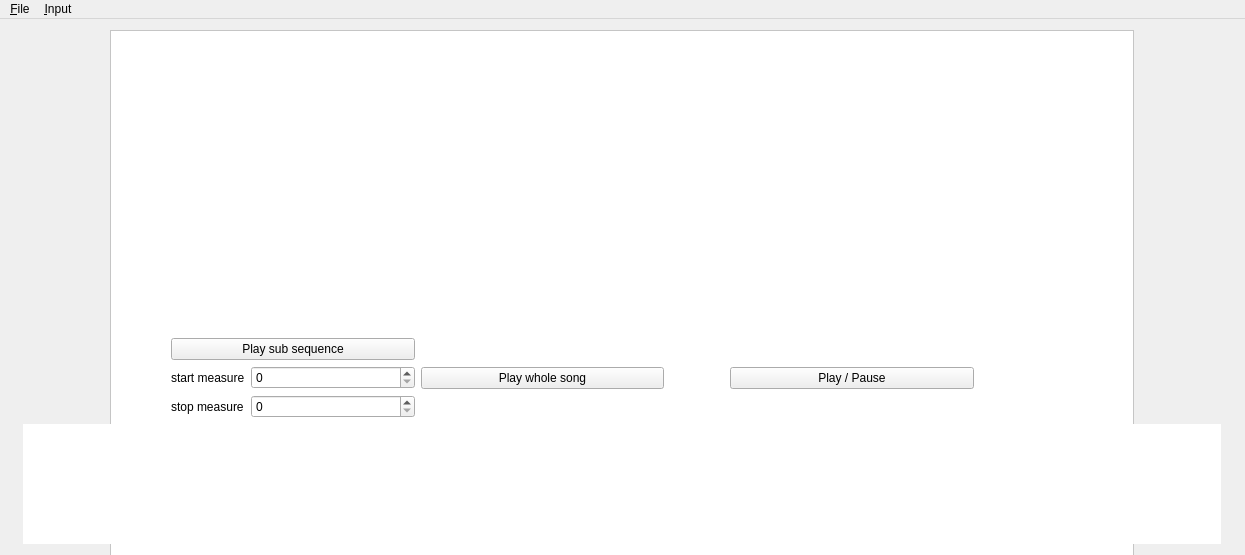
<?xml version="1.0" encoding="UTF-8"?>
<ui version="4.0">
 <class>MainWindow</class>
 <widget class="QMainWindow" name="MainWindow">
  <property name="geometry">
   <rect>
    <x>0</x>
    <y>0</y>
    <width>1245</width>
    <height>555</height>
   </rect>
  </property>
  <property name="sizePolicy">
   <sizepolicy hsizetype="Preferred" vsizetype="Preferred">
    <horstretch>0</horstretch>
    <verstretch>0</verstretch>
   </sizepolicy>
  </property>
  <property name="minimumSize">
   <size>
    <width>1245</width>
    <height>180</height>
   </size>
  </property>
  <property name="acceptDrops">
   <bool>false</bool>
  </property>
  <property name="windowTitle">
   <string>Lilyplayer</string>
  </property>
  <property name="styleSheet">
   <string/>
  </property>
  <widget class="QWidget" name="centralWidget">
   <property name="autoFillBackground">
    <bool>true</bool>
   </property>
   <layout class="QVBoxLayout" name="verticalLayout">
    <item alignment="Qt::AlignHCenter|Qt::AlignBottom">
     <widget class="QGraphicsView" name="music_sheet">
      <property name="enabled">
       <bool>true</bool>
      </property>
      <property name="minimumSize">
       <size>
        <width>1024</width>
        <height>600</height>
       </size>
      </property>
      <property name="cursor" stdset="0">
       <cursorShape>ArrowCursor</cursorShape>
      </property>
      <property name="autoFillBackground">
       <bool>false</bool>
      </property>
      <property name="styleSheet">
       <string notr="true">background-color: rgb(255, 255, 255);</string>
      </property>
      <property name="sizeAdjustPolicy">
       <enum>QAbstractScrollArea::AdjustToContents</enum>
      </property>
     </widget>
    </item>
    <item>
     <layout class="QHBoxLayout" name="horizontalLayout">
      <item>
       <spacer name="horizontalSpacer_3">
        <property name="orientation">
         <enum>Qt::Horizontal</enum>
        </property>
        <property name="sizeType">
         <enum>QSizePolicy::Maximum</enum>
        </property>
        <property name="sizeHint" stdset="0">
         <size>
          <width>160</width>
          <height>20</height>
         </size>
        </property>
       </spacer>
      </item>
      <item>
       <layout class="QVBoxLayout" name="verticalLayout_2">
        <item>
         <widget class="QPushButton" name="Playsubsequence">
          <property name="text">
           <string>Play sub sequence</string>
          </property>
         </widget>
        </item>
        <item>
         <layout class="QFormLayout" name="formLayout">
          <item row="0" column="0">
           <widget class="QLabel" name="startMeasureLabel">
            <property name="text">
             <string>start measure</string>
            </property>
           </widget>
          </item>
          <item row="0" column="1">
           <widget class="QSpinBox" name="start_measure"/>
          </item>
          <item row="1" column="0">
           <widget class="QLabel" name="stopMeasureLabel">
            <property name="text">
             <string>stop measure</string>
            </property>
           </widget>
          </item>
          <item row="1" column="1">
           <widget class="QSpinBox" name="stop_measure"/>
          </item>
         </layout>
        </item>
       </layout>
      </item>
      <item>
       <widget class="QPushButton" name="replay">
        <property name="text">
         <string>Play whole song</string>
        </property>
       </widget>
      </item>
      <item>
       <spacer name="horizontalSpacer">
        <property name="orientation">
         <enum>Qt::Horizontal</enum>
        </property>
        <property name="sizeType">
         <enum>QSizePolicy::Maximum</enum>
        </property>
        <property name="sizeHint" stdset="0">
         <size>
          <width>60</width>
          <height>20</height>
         </size>
        </property>
       </spacer>
      </item>
      <item>
       <widget class="QPushButton" name="PlayPauseButton">
        <property name="text">
         <string>Play / Pause</string>
        </property>
       </widget>
      </item>
      <item>
       <spacer name="horizontalSpacer_4">
        <property name="orientation">
         <enum>Qt::Horizontal</enum>
        </property>
        <property name="sizeType">
         <enum>QSizePolicy::Maximum</enum>
        </property>
        <property name="sizeHint" stdset="0">
         <size>
          <width>260</width>
          <height>20</height>
         </size>
        </property>
       </spacer>
      </item>
     </layout>
    </item>
    <item alignment="Qt::AlignHCenter|Qt::AlignVCenter">
     <widget class="QGraphicsView" name="keyboard">
      <property name="sizePolicy">
       <sizepolicy hsizetype="Fixed" vsizetype="Fixed">
        <horstretch>0</horstretch>
        <verstretch>0</verstretch>
       </sizepolicy>
      </property>
      <property name="minimumSize">
       <size>
        <width>1198</width>
        <height>120</height>
       </size>
      </property>
      <property name="maximumSize">
       <size>
        <width>1198</width>
        <height>120</height>
       </size>
      </property>
      <property name="font">
       <font>
        <strikeout>false</strikeout>
        <kerning>false</kerning>
       </font>
      </property>
      <property name="cursor" stdset="0">
       <cursorShape>BlankCursor</cursorShape>
      </property>
      <property name="autoFillBackground">
       <bool>false</bool>
      </property>
      <property name="frameShape">
       <enum>QFrame::NoFrame</enum>
      </property>
      <property name="frameShadow">
       <enum>QFrame::Plain</enum>
      </property>
      <property name="verticalScrollBarPolicy">
       <enum>Qt::ScrollBarAlwaysOff</enum>
      </property>
      <property name="horizontalScrollBarPolicy">
       <enum>Qt::ScrollBarAlwaysOff</enum>
      </property>
      <property name="sizeAdjustPolicy">
       <enum>QAbstractScrollArea::AdjustToContentsOnFirstShow</enum>
      </property>
      <property name="backgroundBrush">
       <brush brushstyle="NoBrush">
        <color alpha="255">
         <red>0</red>
         <green>0</green>
         <blue>0</blue>
        </color>
       </brush>
      </property>
      <property name="alignment">
       <set>Qt::AlignBottom|Qt::AlignLeading|Qt::AlignLeft</set>
      </property>
     </widget>
    </item>
   </layout>
  </widget>
  <widget class="QMenuBar" name="menuBar">
   <property name="geometry">
    <rect>
     <x>0</x>
     <y>0</y>
     <width>1245</width>
     <height>19</height>
    </rect>
   </property>
   <widget class="QMenu" name="menuFile">
    <property name="title">
     <string>&amp;File</string>
    </property>
    <addaction name="actionOpen"/>
    <addaction name="actionClose"/>
   </widget>
   <widget class="QMenu" name="menuInput">
    <property name="title">
     <string>&amp;Input</string>
    </property>
    <addaction name="actionF_r_Elise_Beethoven"/>
    <addaction name="actionPrelidium_1_Bach"/>
    <addaction name="actionEtude_As_dur__Chopin"/>
    <addaction name="actionFile"/>
   </widget>
   <addaction name="menuFile"/>
   <addaction name="menuInput"/>
  </widget>
  <action name="actionClose">
   <property name="text">
    <string>&amp;Close</string>
   </property>
   <property name="toolTip">
    <string>Close application</string>
   </property>
   <property name="shortcut">
    <string>Ctrl+Q</string>
   </property>
  </action>
  <action name="actionOpen">
   <property name="text">
    <string>&amp;Open</string>
   </property>
   <property name="toolTip">
    <string>Open a midi file</string>
   </property>
   <property name="shortcut">
    <string>Ctrl+O</string>
   </property>
  </action>
  <action name="actionSelect_file">
   <property name="checkable">
    <bool>true</bool>
   </property>
   <property name="text">
    <string>Select file</string>
   </property>
   <property name="toolTip">
    <string>Open a midi file</string>
   </property>
  </action>
  <action name="actionF_r_Elise_Beethoven">
   <property name="text">
    <string>Für Elise - Beethoven</string>
   </property>
  </action>
  <action name="actionPrelidium_1_Bach">
   <property name="text">
    <string>Prelidium 1 (BWV 846) - Bach</string>
   </property>
  </action>
  <action name="actionEtude_As_dur__Chopin">
   <property name="text">
    <string>Etude As dur - Chopin</string>
   </property>
  </action>
  <action name="actionFile">
   <property name="text">
    <string>Select file</string>
   </property>
  </action>
 </widget>
 <layoutdefault spacing="6" margin="11"/>
 <resources/>
 <connections>
  <connection>
   <sender>actionClose</sender>
   <signal>triggered()</signal>
   <receiver>MainWindow</receiver>
   <slot>close()</slot>
   <hints>
    <hint type="sourcelabel">
     <x>-1</x>
     <y>-1</y>
    </hint>
    <hint type="destinationlabel">
     <x>508</x>
     <y>270</y>
    </hint>
   </hints>
  </connection>
  <connection>
   <sender>actionOpen</sender>
   <signal>triggered()</signal>
   <receiver>MainWindow</receiver>
   <slot>open_file()</slot>
   <hints>
    <hint type="sourcelabel">
     <x>-1</x>
     <y>-1</y>
    </hint>
    <hint type="destinationlabel">
     <x>508</x>
     <y>270</y>
    </hint>
   </hints>
  </connection>
  <connection>
   <sender>actionF_r_Elise_Beethoven</sender>
   <signal>triggered()</signal>
   <receiver>MainWindow</receiver>
   <slot>play_fuer_Elise__Beethoven()</slot>
   <hints>
    <hint type="sourcelabel">
     <x>-1</x>
     <y>-1</y>
    </hint>
    <hint type="destinationlabel">
     <x>622</x>
     <y>277</y>
    </hint>
   </hints>
  </connection>
  <connection>
   <sender>actionEtude_As_dur__Chopin</sender>
   <signal>triggered()</signal>
   <receiver>MainWindow</receiver>
   <slot>play_Etude_As_dur__Chopin()</slot>
   <hints>
    <hint type="sourcelabel">
     <x>-1</x>
     <y>-1</y>
    </hint>
    <hint type="destinationlabel">
     <x>622</x>
     <y>277</y>
    </hint>
   </hints>
  </connection>
  <connection>
   <sender>actionPrelidium_1_Bach</sender>
   <signal>triggered()</signal>
   <receiver>MainWindow</receiver>
   <slot>play_Prelidium_1__Bach()</slot>
   <hints>
    <hint type="sourcelabel">
     <x>-1</x>
     <y>-1</y>
    </hint>
    <hint type="destinationlabel">
     <x>622</x>
     <y>277</y>
    </hint>
   </hints>
  </connection>
  <connection>
   <sender>actionFile</sender>
   <signal>triggered()</signal>
   <receiver>MainWindow</receiver>
   <slot>open_file()</slot>
   <hints>
    <hint type="sourcelabel">
     <x>-1</x>
     <y>-1</y>
    </hint>
    <hint type="destinationlabel">
     <x>622</x>
     <y>277</y>
    </hint>
   </hints>
  </connection>
  <connection>
   <sender>PlayPauseButton</sender>
   <signal>clicked()</signal>
   <receiver>MainWindow</receiver>
   <slot>toggle_play_pause()</slot>
   <hints>
    <hint type="sourcelabel">
     <x>849</x>
     <y>375</y>
    </hint>
    <hint type="destinationlabel">
     <x>622</x>
     <y>277</y>
    </hint>
   </hints>
  </connection>
  <connection>
   <sender>Playsubsequence</sender>
   <signal>clicked()</signal>
   <receiver>MainWindow</receiver>
   <slot>sub_sequence_click()</slot>
   <hints>
    <hint type="sourcelabel">
     <x>294</x>
     <y>344</y>
    </hint>
    <hint type="destinationlabel">
     <x>622</x>
     <y>277</y>
    </hint>
   </hints>
  </connection>
  <connection>
   <sender>replay</sender>
   <signal>clicked()</signal>
   <receiver>MainWindow</receiver>
   <slot>replay()</slot>
   <hints>
    <hint type="sourcelabel">
     <x>539</x>
     <y>375</y>
    </hint>
    <hint type="destinationlabel">
     <x>622</x>
     <y>277</y>
    </hint>
   </hints>
  </connection>
 </connections>
</ui>
